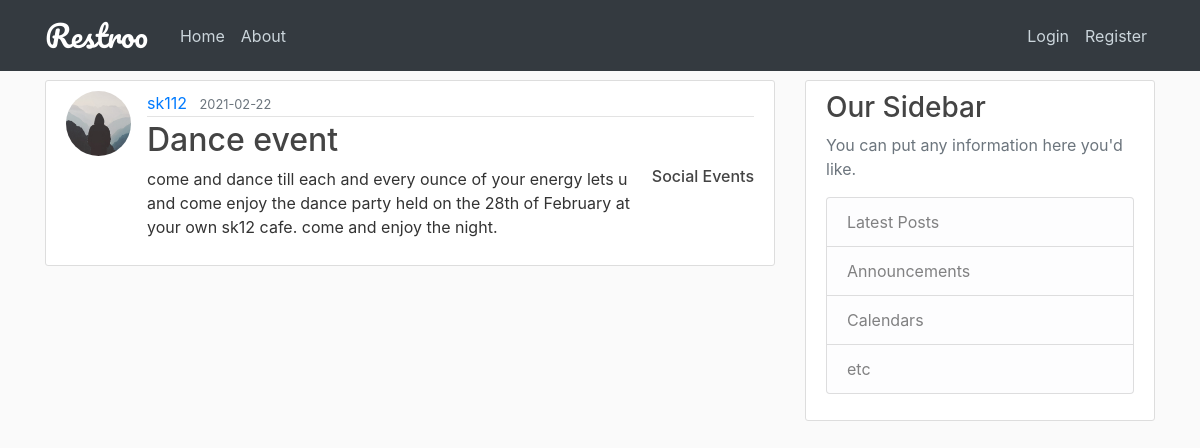
Page /home on the earlier database version.
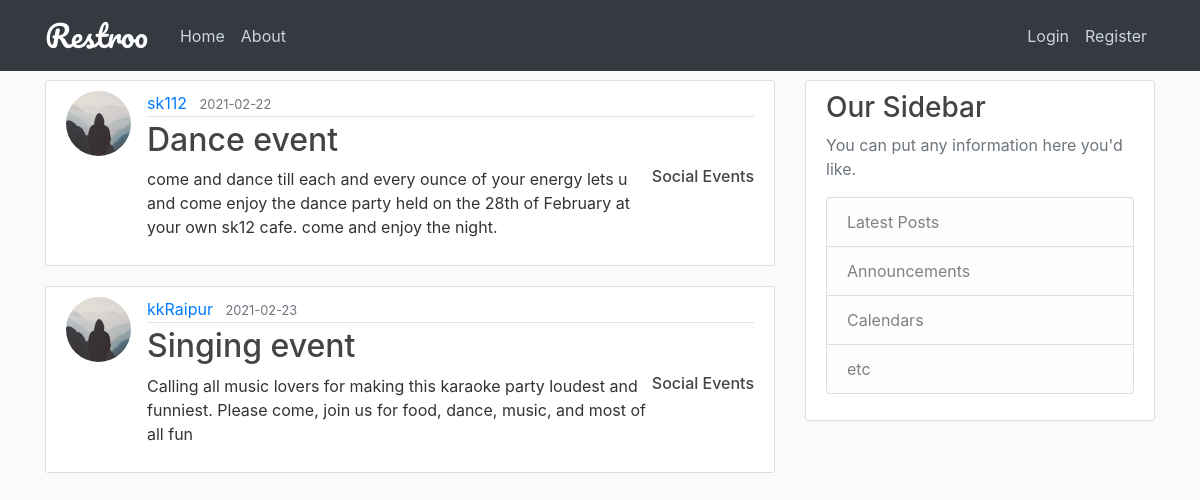
Same page on the later database version.
### restroo/models.py (models this page shows, shortened)
class Post(db.Model):
    id = db.Column(db.Integer, primary_key=True)
    title = db.Column(db.String(100), nullable=False)
    date_posted = db.Column(db.DateTime, nullable=False, default=datetime.utcnow)
    content = db.Column(db.Text, nullable=False)
    category = db.Column(db.String(20), nullable=False)
    rest_id = db.Column(db.Integer, db.ForeignKey('user.id'), nullable=False)
    author = db.relationship('User', back_populates='posts')

class User(db.Model, UserMixin):
    id = db.Column(db.Integer, primary_key=True)
    name = db.Column(db.String(100), nullable=False)
    username = db.Column(db.String(20), unique=True, nullable=False)
    email = db.Column(db.String(120), unique=True, nullable=False)
    address = db.Column(db.Text, nullable=False)
    contact = db.Column(db.Integer, nullable=False)
    role = db.Column(db.String(20), nullable=False, default="customer")
    image_file = db.Column(db.String(20), nullable=False, default='default.jpg')
    password = db.Column(db.String(60), nullable=False)
    table = db.relationship('Tables', backref='restaurant', lazy=True)
    medias = db.relationship('Media', backref='uploader', lazy=True)
    posts = db.relationship('Post', back_populates='author', lazy=True)
    bookings = db.relationship('Booking', back_populates='booker', lazy=True,
                               primaryjoin='User.id==Booking.cust_id')
    reserves = db.relationship('Booking', back_populates='bookplace', lazy=True,
                               primaryjoin='User.id==Booking.rest_id')
    reviewed_by = db.relationship('Review', back_populates='reviewer', lazy=True,
                                  primaryjoin='User.id==Review.cust_id')
    reviewed_at = db.relationship('Review', back_populates='reviewplace', lazy=True,
                                  primaryjoin='User.id==Review.rest_id')

### restroo/routes.py (the view)
@app.route("/")
@app.route("/home")
def home():
    posts = Post.query.all()
    return render_template('home.html', posts=posts)

### restroo/templates/home.html
{% extends "layout.html" %}
{% block content %}
    {% for post in posts %}
        <article class="media content-section">
        <img class="rounded-circle article-img" src="{{ url_for('static', filename='profile_pics/' + post.author.image_file) }}">
          <div class="media-body">
            <div class="article-metadata">
              <a class="mr-2" href="#">{{ post.author.username }}</a>
              <small class="text-muted">{{ post.date_posted.strftime('%Y-%m-%d') }}</small>
            </div>
            <h2><a class="article-title" href="{{ url_for('post', post_id=post.id) }}">{{ post.title }}</a></h2>
              <h6 style="float: right"><a class="article-title" href="#">{{ post.category }}</a></h6>
            <p class="article-content">{{ post.content }}</p>
          </div>
        </article>
    {% endfor %}
{% endblock content %}

### restroo/templates/layout.html (shortened to what this page needs)
<!DOCTYPE html>
<html>
<head>
    <link rel="stylesheet" href="https://maxcdn.bootstrapcdn.com/bootstrap/4.0.0/css/bootstrap.min.css">
    <link rel="stylesheet" href="https://maxcdn.bootstrapcdn.com/font-awesome/4.5.0/css/font-awesome.min.css">
    <link rel="stylesheet" type="text/css" href="{{ url_for('static', filename='main.css') }}">
</head>
<body>
    <header class="site-header">
      <nav class="navbar navbar-expand-md navbar-dark bg-dark fixed-top">
        <div class="container">
            <a class="navbar-brand mr-4" href="/"><span style="font-family: 'Pacifico', cursive; font-size: 30px">Restroo</span> </a>
          <div class="collapse navbar-collapse" id="navbarToggle">
            <div class="navbar-nav mr-auto">
              <a class="nav-item nav-link" href="{{ url_for('home') }}">Home</a>
              <a class="nav-item nav-link" href="{{ url_for('about') }}">About</a>
            </div>
            <div class="navbar-nav">
            {% if current_user.role=='restaurant' %}
                {% if current_user.is_authenticated %}
                    <a class="nav-item nav-link" href="{{ url_for('new_post') }}">New Post</a>
                    <a class="nav-item nav-link" href="">New Photos</a>
                <a class="nav-item nav-link" href="{{ url_for('account') }}">Account</a>
                <a class="nav-item nav-link" href="{{ url_for('logout') }}">Logout</a>
                {% else %}
                <a class="nav-item nav-link" href="{{ url_for('login') }}">Login</a>
                <a class="nav-item nav-link" href="{{ url_for('register') }}">Register</a>
              {% endif %}
            {% else %}
                {% if current_user.is_authenticated %}
                <a class="nav-item nav-link" href="{{ url_for('account') }}">Account</a>
                <a class="nav-item nav-link" href="{{ url_for('logout') }}">Logout</a>
                {% else %}
                <a class="nav-item nav-link" href="{{ url_for('login') }}">Login</a>
                <a class="nav-item nav-link" href="{{ url_for('register') }}">Register</a>
              {% endif %}
            {% endif %}
            </div>
          </div>
        </div>
      </nav>
    </header>
    <main role="main" class="container">
      <div class="row">
        <div class="col-md-8">
          {% block content %}{% endblock %}
        </div>
        <div class="col-md-4">
          <div class="content-section">
            <h3>Our Sidebar</h3>
            <p class='text-muted'>You can put any information here you'd like.
              <ul class="list-group">
                <li class="list-group-item list-group-item-light">Latest Posts</li>
                <li class="list-group-item list-group-item-light">Announcements</li>
                <li class="list-group-item list-group-item-light">Calendars</li>
                <li class="list-group-item list-group-item-light">etc</li>
              </ul>
            </p>
          </div>
        </div>
      </div>
    </main>
</body>
</html>

### restroo/static/main.css (style rules this page uses)
body { background: #fafafa; color: #333333; margin-top: 5rem; }
h1, h2, h3, h4, h5, h6 { color: #444444; }
.site-header .navbar-nav .nav-link { color: #cbd5db; }
.content-section { background: #ffffff; padding: 10px 20px; border: 1px solid #dddddd; border-radius: 3px; margin-bottom: 20px; }
.article-title { color: #444444; }
.article-content { white-space: pre-line; }
.article-img { height: 65px; width: 65px; margin-right: 16px; }
.article-metadata { padding-bottom: 1px; margin-bottom: 4px; border-bottom: 1px solid #e3e3e3 }

Differences in the rows shown:
added Post: image_file (placeholder picture), author.username "kkRaipur", date_posted "2021-02-23", title "Singing event", category "Social Events", content "Calling all music lovers for making this karaoke party loudest and funniest. Please come, join us for food, dance, music, and most of all fun"
